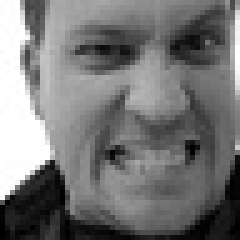
#> input picture Data/images/images/train/angry/14773.jpg, 48 x 48 px, found by its file name (shown 5 times larger); its folder holds only this picture in this run
$ jupyter execute --allow-errors test_EDA.ipynb   (shell and % lines are left out)
#> lines starting #> are read from the running program, lines starting #| are printed output that depends on the picture
[cell 1]
import os
import numpy as np
import pandas as pd
import matplotlib.pyplot as plt
import seaborn as sns
from PIL import Image
import cv2
from collections import Counter
import random
from pathlib import Path
import warnings
warnings.filterwarnings('ignore')

# Set style for better visualizations
plt.style.use('seaborn-v0_8')
sns.set_palette("husl")

# Set random seed for reproducibility
random.seed(42)
np.random.seed(42)

[cell 2]
# Dataset paths - Update these paths according to your dataset location
DATASET_PATH = "../../Data/images/"  # Change this to your dataset path
TRAIN_PATH = os.path.join(DATASET_PATH, "train")
VAL_PATH = os.path.join(DATASET_PATH, "validation")

# Emotion labels (common FER2013 emotions)
EMOTIONS = ['angry', 'disgust', 'fear', 'happy', 'neutral', 'sad', 'surprise']

# Check if paths exist
print(f"Dataset path exists: {os.path.exists(DATASET_PATH)}")
print(f"Train path exists: {os.path.exists(TRAIN_PATH)}")
print(f"Validation path exists: {os.path.exists(VAL_PATH)}")

if os.path.exists(TRAIN_PATH):
    print(f"\nTrain folders: {os.listdir(TRAIN_PATH)}")
if os.path.exists(VAL_PATH):
    print(f"Validation folders: {os.listdir(VAL_PATH)}")

[cell 3]
def analyze_dataset_structure(base_path, split_name):
    """Analyze the structure and count images in each emotion folder"""
    structure = {}
    total_images = 0

    print(f"\n{split_name.upper()} SET ANALYSIS")
    print("=" * 50)

    for emotion in EMOTIONS:
        emotion_path = os.path.join(base_path, emotion)
        if os.path.exists(emotion_path):
            # Count images in emotion folder
            image_files = [f for f in os.listdir(emotion_path) if f.lower().endswith(('.jpg', '.jpeg', '.png'))]
            count = len(image_files)
            structure[emotion] = count
            total_images += count
            print(f"{emotion.capitalize()}: {count} images")
        else:
            structure[emotion] = 0
            print(f"{emotion.capitalize()}: Folder not found")

    print(f"\nTotal {split_name} images: {total_images}")
    return structure, total_images

# Analyze train and validation sets
train_structure, train_total = analyze_dataset_structure(TRAIN_PATH, "train")
val_structure, val_total = analyze_dataset_structure(VAL_PATH, "validation")

print(f"\nDATASET SUMMARY")
print("=" * 50)
print(f"Total training images: {train_total}")
print(f"Total validation images: {val_total}")
print(f"Total dataset images: {train_total + val_total}")

[cell 4]
# Create dataframes for analysis
train_df = pd.DataFrame(list(train_structure.items()), columns=['Emotion', 'Count'])
val_df = pd.DataFrame(list(val_structure.items()), columns=['Emotion', 'Count'])

# Add percentage columns
train_df['Percentage'] = (train_df['Count'] / train_total * 100).round(2)
val_df['Percentage'] = (val_df['Count'] / val_total * 100).round(2)

# Display distribution tables
print("TRAINING SET DISTRIBUTION")
print(train_df.to_string(index=False))

print("\nVALIDATION SET DISTRIBUTION")
print(val_df.to_string(index=False))

[cell 5]
# Calculate class imbalance metrics
def calculate_imbalance_metrics(df, set_name):
    """Calculate class imbalance metrics"""
    counts = df['Count'].values
    max_count = counts.max()
    min_count = counts.min()
    mean_count = counts.mean()
    std_count = counts.std()

    # Imbalance ratio
    imbalance_ratio = max_count / min_count

    # Coefficient of variation
    cv = std_count / mean_count

    print(f"\n{set_name.upper()} SET IMBALANCE ANALYSIS")
    print("=" * 40)
    print(f"Maximum class size: {max_count}")
    print(f"Minimum class size: {min_count}")
    print(f"Mean class size: {mean_count:.2f}")
    print(f"Standard deviation: {std_count:.2f}")
    print(f"Imbalance ratio (max/min): {imbalance_ratio:.2f}")
    print(f"Coefficient of variation: {cv:.3f}")

    # Interpretation
    if imbalance_ratio > 10:
        balance_status = "Severely imbalanced"
    elif imbalance_ratio > 5:
        balance_status = "Moderately imbalanced"
    elif imbalance_ratio > 2:
        balance_status = "Slightly imbalanced"
    else:
        balance_status = "Well balanced"

    print(f"Balance status: {balance_status}")
    return imbalance_ratio, cv

train_imbalance, train_cv = calculate_imbalance_metrics(train_df, "train")
val_imbalance, val_cv = calculate_imbalance_metrics(val_df, "validation")

[cell 6]
def load_sample_images(base_path, emotion, num_samples=5):
    """Load sample images from an emotion folder"""
#> called with base_path = '../../Data/images/train', emotion = 'angry', num_samples = 5
    emotion_path = os.path.join(base_path, emotion)
    if not os.path.exists(emotion_path):
        return []

    image_files = [f for f in os.listdir(emotion_path) if f.lower().endswith(('.jpg', '.jpeg', '.png'))]

    if len(image_files) == 0:
        return []

    # Randomly sample images
    sample_files = random.sample(image_files, min(num_samples, len(image_files)))

    images = []
    for file in sample_files:
        img_path = os.path.join(emotion_path, file)
        try:
            img = Image.open(img_path)
#> img is the input picture: PIL image 48x48 L; min 0, max 255, mean 118.2
            images.append(np.array(img))
        except Exception as e:
            print(f"Error loading image {img_path}: {e}")

    return images

# Display sample images for each emotion
def display_emotion_samples(base_path, set_name, num_samples=5):
    """Display sample images for each emotion"""
    fig, axes = plt.subplots(len(EMOTIONS), num_samples, figsize=(20, 14))
    fig.suptitle(f'Sample Images from {set_name.capitalize()} Set', fontsize=16, fontweight='bold')

    for i, emotion in enumerate(EMOTIONS):
        images = load_sample_images(base_path, emotion, num_samples)
#> images = 1 item

        for j in range(num_samples):
            ax = axes[i, j] if len(EMOTIONS) > 1 else axes[j]

            if j < len(images):
                ax.imshow(images[j], cmap='gray' if len(images[j].shape) == 2 else None)
                ax.set_title(f'{emotion.capitalize()}' if j == 0 else '')
            else:
                ax.text(0.5, 0.5, 'No Image', ha='center', va='center', transform=ax.transAxes)
                ax.set_title(f'{emotion.capitalize()}' if j == 0 else '')

            ax.axis('off')

    plt.tight_layout()
    plt.show()
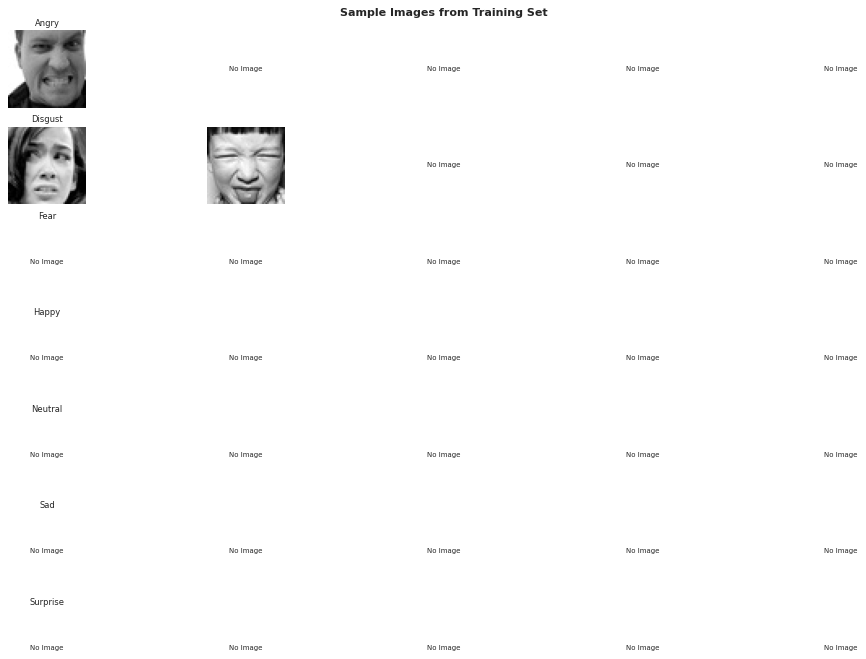
#> figure drawn by matplotlib, 3 panels

# Display samples from training set
display_emotion_samples(TRAIN_PATH, "training", 5)

[cell 7]
def analyze_image_properties(base_path, emotion, max_samples=100):
    """Analyze image properties like dimensions, channels, etc."""
#> called with base_path = '../../Data/images/train', emotion = 'angry', max_samples = 50
    emotion_path = os.path.join(base_path, emotion)
    if not os.path.exists(emotion_path):
        return {}

    image_files = [f for f in os.listdir(emotion_path) if f.lower().endswith(('.jpg', '.jpeg', '.png'))]

    if len(image_files) == 0:
        return {}

    # Sample images for analysis
    sample_files = random.sample(image_files, min(max_samples, len(image_files)))

    properties = {
        'widths': [],
        'heights': [],
        'channels': [],
        'file_sizes': [],
        'modes': []
    }

    for file in sample_files:
        img_path = os.path.join(emotion_path, file)
        try:
            # Get file size
            file_size = os.path.getsize(img_path)
            properties['file_sizes'].append(file_size)

            # Open image and get properties
            with Image.open(img_path) as img:
                width, height = img.size
#> width = 48; height = 48
                properties['widths'].append(width)
                properties['heights'].append(height)
                properties['modes'].append(img.mode)

                # Convert to numpy array to check channels
                img_array = np.array(img)
                if len(img_array.shape) == 2:
                    properties['channels'].append(1)  # Grayscale
                else:
                    properties['channels'].append(img_array.shape[2])  # Color channels

        except Exception as e:
            print(f"Error analyzing image {img_path}: {e}")
            continue

    return properties

# Analyze properties for all emotions
print("ANALYZING IMAGE PROPERTIES...")
all_properties = {'widths': [], 'heights': [], 'channels': [], 'file_sizes': [], 'modes': []}

for emotion in EMOTIONS:
    props = analyze_image_properties(TRAIN_PATH, emotion, max_samples=50)
    for key in all_properties.keys():
        all_properties[key].extend(props.get(key, []))

# Calculate statistics
if all_properties['widths']:
    print("\nIMAGE PROPERTIES ANALYSIS")
    print("=" * 40)
    print(f"Width - Min: {min(all_properties['widths'])}, Max: {max(all_properties['widths'])}, Mean: {np.mean(all_properties['widths']):.1f}")
    print(f"Height - Min: {min(all_properties['heights'])}, Max: {max(all_properties['heights'])}, Mean: {np.mean(all_properties['heights']):.1f}")
    print(f"File Size - Min: {min(all_properties['file_sizes'])/1024:.1f}KB, Max: {max(all_properties['file_sizes'])/1024:.1f}KB, Mean: {np.mean(all_properties['file_sizes'])/1024:.1f}KB")
    print(f"Image Modes: {Counter(all_properties['modes'])}")
    print(f"Channels: {Counter(all_properties['channels'])}")
else:
    print("No images found for analysis")

[cell 8]
if all_properties['widths']:
    # Create visualization of image dimensions
    fig, axes = plt.subplots(2, 2, figsize=(15, 10))
    fig.suptitle('Image Properties Distribution', fontsize=16, fontweight='bold')

    # Width distribution
    axes[0,0].hist(all_properties['widths'], bins=20, alpha=0.7, edgecolor='black')
    axes[0,0].set_title('Width Distribution')
    axes[0,0].set_xlabel('Width (pixels)')
    axes[0,0].set_ylabel('Frequency')
    axes[0,0].axvline(np.mean(all_properties['widths']), color='red', linestyle='--', label=f'Mean: {np.mean(all_properties["widths"]):.1f}')
    axes[0,0].legend()

    # Height distribution
    axes[0,1].hist(all_properties['heights'], bins=20, alpha=0.7, edgecolor='black')
    axes[0,1].set_title('Height Distribution')
    axes[0,1].set_xlabel('Height (pixels)')
    axes[0,1].set_ylabel('Frequency')
    axes[0,1].axvline(np.mean(all_properties['heights']), color='red', linestyle='--', label=f'Mean: {np.mean(all_properties["heights"]):.1f}')
    axes[0,1].legend()

    # Aspect ratio
    aspect_ratios = [w/h for w, h in zip(all_properties['widths'], all_properties['heights'])]
    axes[1,0].hist(aspect_ratios, bins=20, alpha=0.7, edgecolor='black')
    axes[1,0].set_title('Aspect Ratio Distribution')
    axes[1,0].set_xlabel('Aspect Ratio (Width/Height)')
    axes[1,0].set_ylabel('Frequency')
    axes[1,0].axvline(np.mean(aspect_ratios), color='red', linestyle='--', label=f'Mean: {np.mean(aspect_ratios):.2f}')
    axes[1,0].legend()

    # File size distribution
    file_sizes_kb = [size/1024 for size in all_properties['file_sizes']]
    axes[1,1].hist(file_sizes_kb, bins=20, alpha=0.7, edgecolor='black')
    axes[1,1].set_title('File Size Distribution')
    axes[1,1].set_xlabel('File Size (KB)')
    axes[1,1].set_ylabel('Frequency')
    axes[1,1].axvline(np.mean(file_sizes_kb), color='red', linestyle='--', label=f'Mean: {np.mean(file_sizes_kb):.1f}KB')
    axes[1,1].legend()

    plt.tight_layout()
    plt.show()
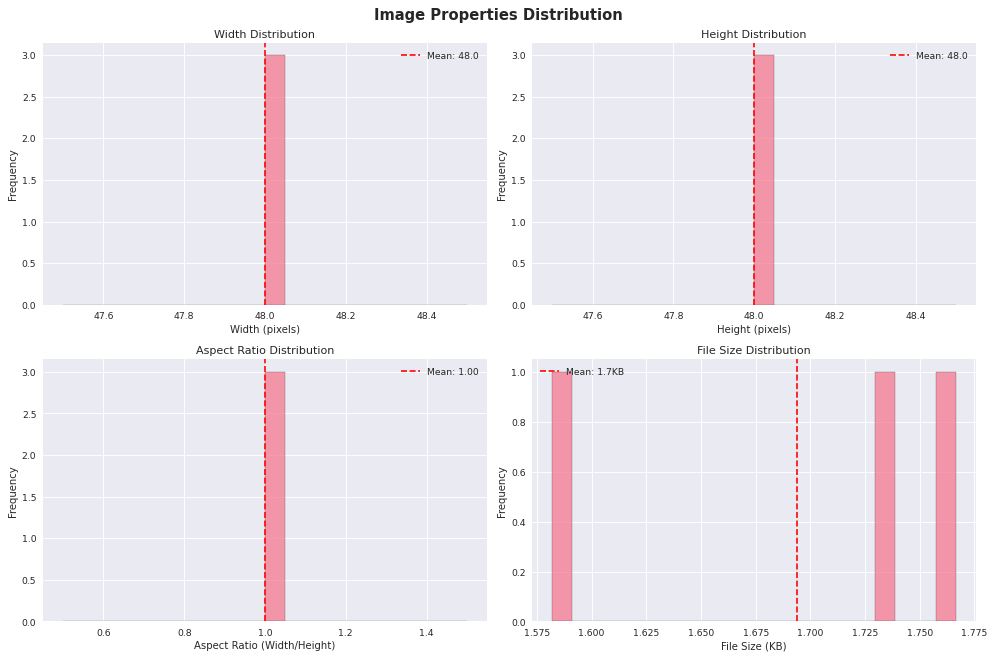
#> figure drawn by matplotlib, 4 panels; panel 1: tallest bar 3 high, from x = 48 to 48.05; panel 2: tallest bar 3 high, from x = 48 to 48.05; panel 3: tallest bar 3 high, from x = 1 to 1.05
else:
    print("No image properties to visualize")

[cell 9]
def analyze_pixel_intensities(base_path, emotion, max_samples=50):
    """Analyze pixel intensity statistics for an emotion"""
    emotion_path = os.path.join(base_path, emotion)
    if not os.path.exists(emotion_path):
        return None

    image_files = [f for f in os.listdir(emotion_path) if f.lower().endswith(('.jpg', '.jpeg', '.png'))]

    if len(image_files) == 0:
        return None

    sample_files = random.sample(image_files, min(max_samples, len(image_files)))

    intensities = []

    for file in sample_files:
        img_path = os.path.join(emotion_path, file)
        try:
            img = cv2.imread(img_path, cv2.IMREAD_GRAYSCALE)
            if img is not None:
                intensities.extend(img.flatten())
        except Exception as e:
            print(f"Error processing {img_path}: {e}")
            continue

    if intensities:
        return {
            'mean': np.mean(intensities),
            'std': np.std(intensities),
            'min': np.min(intensities),
            'max': np.max(intensities),
            'intensities': intensities
        }
    return None

# Analyze pixel intensities for each emotion
print("ANALYZING PIXEL INTENSITIES...")
intensity_stats = {}

for emotion in EMOTIONS:
    stats = analyze_pixel_intensities(TRAIN_PATH, emotion, max_samples=30)
    if stats:
        intensity_stats[emotion] = stats

# Display intensity statistics
if intensity_stats:
    print("\nPIXEL INTENSITY STATISTICS")
    print("=" * 50)

    intensity_df = pd.DataFrame({
        emotion: [stats['mean'], stats['std'], stats['min'], stats['max']]
        for emotion, stats in intensity_stats.items()
    }, index=['Mean', 'Std Dev', 'Min', 'Max'])

    print(intensity_df.round(2))
else:
    print("No intensity statistics available")

[cell 10]
if intensity_stats:
    # Create pixel intensity distribution plots
    fig, axes = plt.subplots(2, 4, figsize=(20, 10))
    fig.suptitle('Pixel Intensity Distributions by Emotion', fontsize=16, fontweight='bold')

    for i, (emotion, stats) in enumerate(intensity_stats.items()):
        row = i // 4
        col = i % 4

        if row < 2 and col < 4:
            # Sample intensities for plotting (to avoid memory issues)
            sample_intensities = random.sample(stats['intensities'], min(10000, len(stats['intensities'])))

            axes[row, col].hist(sample_intensities, bins=50, alpha=0.7, edgecolor='black')
            axes[row, col].set_title(f'{emotion.capitalize()}')
            axes[row, col].set_xlabel('Pixel Intensity')
            axes[row, col].set_ylabel('Frequency')
            axes[row, col].axvline(stats['mean'], color='red', linestyle='--', label=f'Mean: {stats["mean"]:.1f}')
            axes[row, col].legend()

    # Hide empty subplots if there are fewer than 8 emotions
    for i in range(len(intensity_stats), 8):
        row = i // 4
        col = i % 4
        if row < 2 and col < 4:
            axes[row, col].set_visible(False)

    plt.tight_layout()
    plt.show()
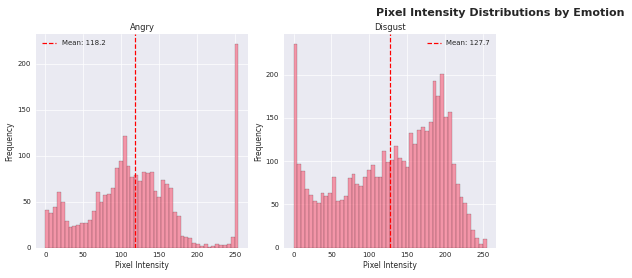
#> figure drawn by matplotlib, 2 panels; panel 1: tallest bar 221 high, from x = 249.9 to 255; panel 2: tallest bar 235 high, from x = 0 to 5.1

    # Create comparison plot
    fig, ax = plt.subplots(1, 1, figsize=(12, 8))
    for emotion, stats in intensity_stats.items():
        sample_intensities = random.sample(stats['intensities'], min(5000, len(stats['intensities'])))
        ax.hist(sample_intensities, bins=50, alpha=0.5, label=emotion.capitalize(), density=True)

    ax.set_title('Pixel Intensity Distribution Comparison', fontsize=14, fontweight='bold')
    ax.set_xlabel('Pixel Intensity')
    ax.set_ylabel('Density')
    ax.legend()
    ax.grid(True, alpha=0.3)
    plt.tight_layout()
    plt.show()
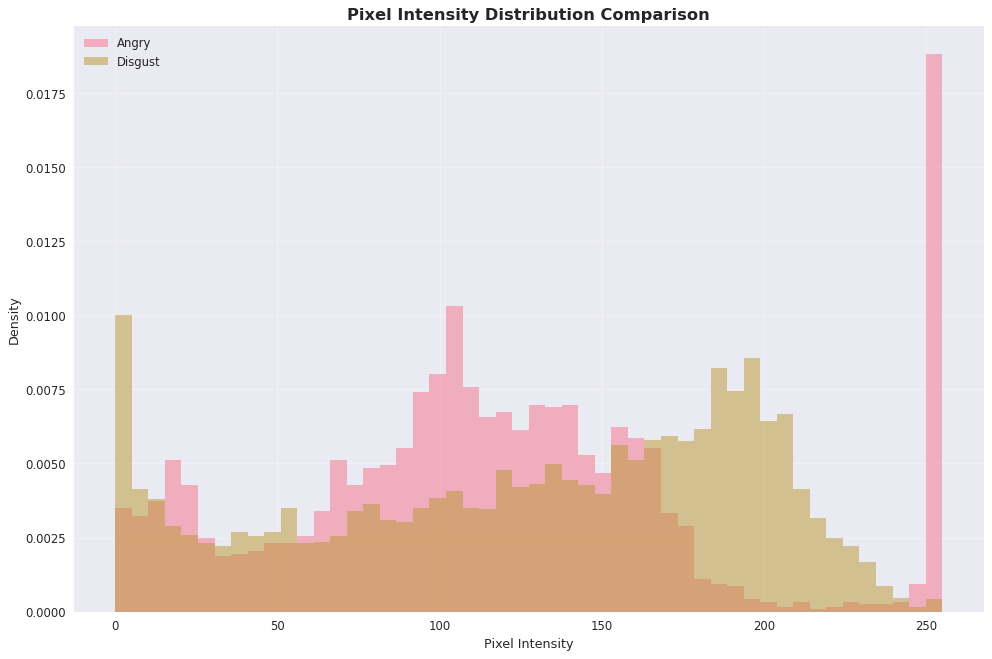
#> figure drawn by matplotlib, 1 panel; tallest bar 0.0188 high, from x = 249.9 to 255; tallest bar 0.01 high, from x = 0 to 5.1
else:
    print("No intensity data available for visualization")

[cell 11]
def assess_data_quality(base_path, split_name):
    """Assess data quality by checking for corrupted/invalid images"""
#> called with base_path = '../../Data/images/train', split_name = 'train'
    print(f"\nDATA QUALITY ASSESSMENT - {split_name.upper()}")
    print("=" * 50)

    total_files = 0
    valid_files = 0
    corrupted_files = []

    for emotion in EMOTIONS:
        emotion_path = os.path.join(base_path, emotion)
        if not os.path.exists(emotion_path):
            continue

        image_files = [f for f in os.listdir(emotion_path) if f.lower().endswith(('.jpg', '.jpeg', '.png'))]
        emotion_total = len(image_files)
        emotion_valid = 0

        for file in image_files:
            img_path = os.path.join(emotion_path, file)
            try:
                # Try to open and verify the image
                with Image.open(img_path) as img:
                    img.verify()  # Verify it's a valid image
                    emotion_valid += 1
                    valid_files += 1
            except Exception as e:
                corrupted_files.append(f"{emotion}/{file}: {str(e)}")

            total_files += 1

        if emotion_total > 0:
            quality_rate = (emotion_valid / emotion_total) * 100
            print(f"{emotion.capitalize()}: {emotion_valid}/{emotion_total} valid ({quality_rate:.1f}%)")

    overall_quality = (valid_files / total_files) * 100 if total_files > 0 else 0
    print(f"\nOverall Quality: {valid_files}/{total_files} valid ({overall_quality:.1f}%)")

    if corrupted_files:
        print(f"\nCorrupted Files Found: {len(corrupted_files)}")
        for file in corrupted_files[:10]:  # Show first 10
            print(f"  - {file}")
        if len(corrupted_files) > 10:
            print(f"  ... and {len(corrupted_files) - 10} more")
    else:
        print("\nNo corrupted files found!")

    return valid_files, total_files, corrupted_files

# Assess data quality for both sets
train_valid, train_total_files, train_corrupted = assess_data_quality(TRAIN_PATH, "train")
val_valid, val_total_files, val_corrupted = assess_data_quality(VAL_PATH, "validation")
